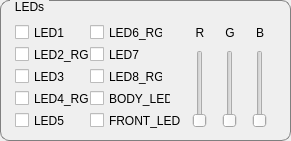
   <widget class="QGroupBox" name="groupBox_6">
    <property name="geometry">
     <rect>
      <x>340</x>
      <y>10</y>
      <width>291</width>
      <height>141</height>
     </rect>
    </property>
    <property name="styleSheet">
     <string notr="true">QGroupBox {
	border: 1px solid gray;
	border-radius: 9px;
	margin-top: 0.5em;
}

QGroupBox::title {
    subcontrol-origin: margin;
    left: 10px;
    padding: 0 3px 0 3px;
}
</string>
    </property>
    <property name="title">
     <string>LEDs</string>
    </property>
    <widget class="QCheckBox" name="checkLed5">
     <property name="geometry">
      <rect>
       <x>90</x>
       <y>22</y>
       <width>73</width>
       <height>21</height>
      </rect>
     </property>
     <property name="text">
      <string>LED6_RGB</string>
     </property>
    </widget>
    <widget class="QCheckBox" name="checkLed6">
     <property name="geometry">
      <rect>
       <x>90</x>
       <y>44</y>
       <width>73</width>
       <height>21</height>
      </rect>
     </property>
     <property name="text">
      <string>LED7</string>
     </property>
    </widget>
    <widget class="QCheckBox" name="checkLed2">
     <property name="geometry">
      <rect>
       <x>15</x>
       <y>66</y>
       <width>74</width>
       <height>21</height>
      </rect>
     </property>
     <property name="text">
      <string>LED3</string>
     </property>
    </widget>
    <widget class="QCheckBox" name="checkLed0">
     <property name="geometry">
      <rect>
       <x>15</x>
       <y>22</y>
       <width>74</width>
       <height>21</height>
      </rect>
     </property>
     <property name="text">
      <string>LED1</string>
     </property>
    </widget>
    <widget class="QCheckBox" name="checkLed8">
     <property name="geometry">
      <rect>
       <x>90</x>
       <y>88</y>
       <width>81</width>
       <height>21</height>
      </rect>
     </property>
     <property name="text">
      <string>BODY_LED</string>
     </property>
    </widget>
    <widget class="QCheckBox" name="checkLed3">
     <property name="geometry">
      <rect>
       <x>15</x>
       <y>88</y>
       <width>74</width>
       <height>21</height>
      </rect>
     </property>
     <property name="text">
      <string>LED4_RGB</string>
     </property>
    </widget>
    <widget class="QCheckBox" name="checkLed1">
     <property name="geometry">
      <rect>
       <x>15</x>
       <y>44</y>
       <width>74</width>
       <height>21</height>
      </rect>
     </property>
     <property name="text">
      <string>LED2_RGB</string>
     </property>
    </widget>
    <widget class="QCheckBox" name="checkLed9">
     <property name="geometry">
      <rect>
       <x>90</x>
       <y>110</y>
       <width>91</width>
       <height>21</height>
      </rect>
     </property>
     <property name="text">
      <string>FRONT_LED</string>
     </property>
    </widget>
    <widget class="QCheckBox" name="checkLed7">
     <property name="geometry">
      <rect>
       <x>90</x>
       <y>66</y>
       <width>73</width>
       <height>21</height>
      </rect>
     </property>
     <property name="text">
      <string>LED8_RGB</string>
     </property>
    </widget>
    <widget class="QCheckBox" name="checkLed4">
     <property name="geometry">
      <rect>
       <x>15</x>
       <y>110</y>
       <width>74</width>
       <height>21</height>
      </rect>
     </property>
     <property name="text">
      <string>LED5</string>
     </property>
    </widget>
    <widget class="QSlider" name="slideRed">
     <property name="geometry">
      <rect>
       <x>190</x>
       <y>50</y>
       <width>20</width>
       <height>78</height>
      </rect>
     </property>
     <property name="maximum">
      <number>100</number>
     </property>
     <property name="orientation">
      <enum>Qt::Vertical</enum>
     </property>
    </widget>
    <widget class="QSlider" name="slideBlue">
     <property name="geometry">
      <rect>
       <x>250</x>
       <y>50</y>
       <width>20</width>
       <height>78</height>
      </rect>
     </property>
     <property name="maximum">
      <number>100</number>
     </property>
     <property name="orientation">
      <enum>Qt::Vertical</enum>
     </property>
    </widget>
    <widget class="QSlider" name="slideGreen">
     <property name="geometry">
      <rect>
       <x>220</x>
       <y>50</y>
       <width>20</width>
       <height>78</height>
      </rect>
     </property>
     <property name="maximum">
      <number>100</number>
     </property>
     <property name="orientation">
      <enum>Qt::Vertical</enum>
     </property>
    </widget>
    <widget class="QLabel" name="lblRed">
     <property name="geometry">
      <rect>
       <x>190</x>
       <y>24</y>
       <width>20</width>
       <height>17</height>
      </rect>
     </property>
     <property name="text">
      <string>R</string>
     </property>
     <property name="alignment">
      <set>Qt::AlignCenter</set>
     </property>
    </widget>
    <widget class="QLabel" name="lblGreen">
     <property name="geometry">
      <rect>
       <x>220</x>
       <y>24</y>
       <width>20</width>
       <height>17</height>
      </rect>
     </property>
     <property name="text">
      <string>G</string>
     </property>
     <property name="alignment">
      <set>Qt::AlignCenter</set>
     </property>
    </widget>
    <widget class="QLabel" name="lblBlue">
     <property name="geometry">
      <rect>
       <x>250</x>
       <y>24</y>
       <width>20</width>
       <height>17</height>
      </rect>
     </property>
     <property name="text">
      <string>B</string>
     </property>
     <property name="alignment">
      <set>Qt::AlignCenter</set>
     </property>
    </widget>
   </widget>
